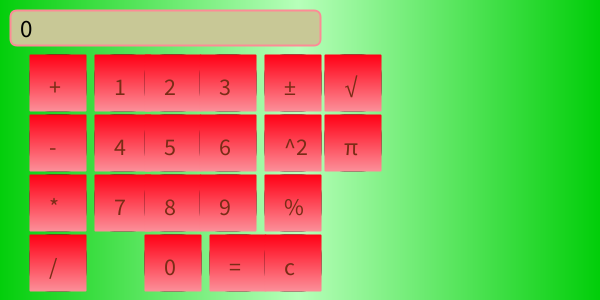
Frame 1 (no input)
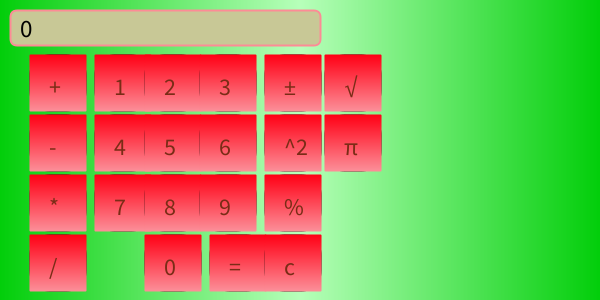
Frame 60 (the mouse pressed at the canvas centre just before this capture)
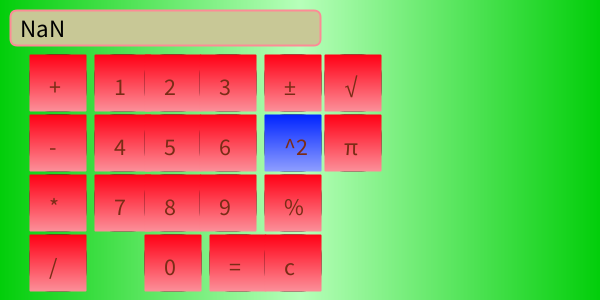
Frame 120 (the mouse held since frame 60 and released just before this capture)

The Processing sketch that drew these frames (run headless with seeded random() and noise(); from frame 60 on, the mouse is pressed at the canvas centre):

// Processing sketch: calculator
// ── calculator.pde
CalcButton[] numButtons= new CalcButton[10]; //<>//
CalcButton[] opButtons=new CalcButton[11];
CalcButton[] spButtons=new CalcButton[0];
String displayVal="0";
String valToCompute="";
String valToCompute2="";
float valToComputeI=0;
float valToComputeII=0;
float result=0;
char opVal;
boolean firstNum;
color b1, b2;
int Yaxis=1;
int Xaxis=2;





void setup() {
  size(600, 300);
  //background(255);




  frameRate(60);
  //noFill();
  //strokeWeight(3);
  //stroke(200);
  //rect(1, 1, 597, 597);
  strokeWeight(5);
  numButtons[0]=new CalcButton(145, 235).asNumber(0, 55, 55);
  numButtons[1]=new CalcButton(95, 55).asNumber(1, 55, 55);
  numButtons[2]=new CalcButton(145, 55).asNumber(2, 55, 55);
  numButtons[3]=new CalcButton(200, 55).asNumber(3, 55, 55);
  numButtons[4]=new CalcButton(95, 115).asNumber(4, 55, 55);
  numButtons[5]=new CalcButton(145, 115).asNumber(5, 55, 55);
  numButtons[6]=new CalcButton(200, 115).asNumber(6, 55, 55);
  numButtons[7]=new CalcButton(95, 175).asNumber(7, 55, 55);
  numButtons[8]=new CalcButton(145, 175).asNumber(8, 55, 55);
  numButtons[9]=new CalcButton(200, 175).asNumber(9, 55, 55);
  opButtons[0]=new CalcButton(30, 55).asOperator("+");
  opButtons[1]=new CalcButton(30, 115).asOperator("-");
  opButtons[2]=new CalcButton(30, 175).asOperator("*");
  opButtons[3]=new CalcButton(30, 235).asOperator("/");
  opButtons[4]=new CalcButton(210, 235).asOperator("=");
  opButtons[5]=new CalcButton(265, 235).asOperator("c");
  opButtons[6]=new CalcButton(265, 55).asOperator("±");
  opButtons[7]=new CalcButton(265, 175).asOperator("%");
  opButtons[8]=new CalcButton(265, 115).asOperator("^2");
  opButtons[9]=new CalcButton(325,55).asOperator("√");
  opButtons[10]=new CalcButton(325,115).asOperator("π");
  //opButtons[8]=new CalcButton(315,235).asOperator(".");
  //spButtons[0]=new CalcButton(315,235).asSpecial(".");
  firstNum=true;



  b1=color(#02CE0A);
  b2=color(#B7FFBA);
}

void draw() {
  setGradient(0, 0, width/2, height, b1, b2, Xaxis);
  setGradient(width/2, 0, width/2, height, b2, b1, Xaxis);


  for (int i=0; i<numButtons.length; i++) {
    numButtons[i].display();
    numButtons[i].clickButton();
  }
  for (int i=0; i<opButtons.length; i++) {
    opButtons[i].display();
    opButtons[i].clickButton();
  }
  for (int i=0; i<spButtons.length; i++) {
    CalcButton ispButton =spButtons[i];
    ispButton.display();
    ispButton.clickButton();
  }
  updateDisplay();
}

void mousePressed() {
  for (int i=0; i<numButtons.length; i++) {
    CalcButton inumButton=numButtons[i];
    inumButton.clickButton();
    if (inumButton.overBox) {
      if (firstNum) {
        println(i+""+inumButton.numButtonVal);
        valToCompute += int(inumButton.numButtonVal);
        displayVal=valToCompute;
      } else {
        valToCompute2 += int(inumButton.numButtonVal);
        displayVal = valToCompute2;
      }
    }
  }
  for (int i=0; i<opButtons.length; i++) {
    CalcButton iOpButton = opButtons[i];
    iOpButton.clickButton();
    if (iOpButton.overBox) {
      if (iOpButton.opButtonVal == "+") {
        if (result !=0) {
          opVal='+';
          valToCompute2="";
          firstNum=false;
          displayVal="+";
        } else {
          opVal='+';
          firstNum=false;
          displayVal="+";
        }
      }
      if (iOpButton.opButtonVal == "-") {
        if (result !=0) {
          opVal='-';
          valToCompute2="";
          firstNum=false;
          displayVal="-";
        } else {
          opVal='-';
          firstNum=false;
          displayVal="-";
        }
      }
      if (iOpButton.opButtonVal == "*") {
        if (result !=0) {
          opVal='*';
          valToCompute2="";
          firstNum=false;
          displayVal="*";
        } else {
          opVal='*';
          firstNum=false;
          displayVal="*";
        }
      }

      if (iOpButton.opButtonVal == "/") {
        if (result !=0) {
          opVal='/';
          valToCompute2="";
          firstNum=false;
          displayVal="/";
        } else {
          opVal='/';
          firstNum=false;
          displayVal="/";
        }
      }
      if (iOpButton.opButtonVal == "=") {
        firstNum=true;
        preformClac();
      }
      if (iOpButton.opButtonVal =="c") {
        displayVal = "0";
        opVal = 'c';
        valToCompute = "";
        valToCompute2 = "";
        valToComputeII = 0;
        valToComputeI = 0;
        result = 0;
        firstNum = true;
      }
      if (iOpButton.opButtonVal == "±") {
        opVal='n';
        preformClac();
      }
      if (iOpButton.opButtonVal == "%") {
        opVal = '%';
        preformClac();
      }
      if (iOpButton.opButtonVal == ".") {
        opVal='.';
        preformClac();
      }
      if (iOpButton.opButtonVal == "^2") {
        opVal='s';
        preformClac();
      }
      if (iOpButton.opButtonVal == "√"){
        opVal='r';
        preformClac();
       }
      if (iOpButton.opButtonVal == "π"){
        opVal='p';
        preformClac();
      }
    }
  }
  /*for (int i=0; i<spButtons.length; i++){
   CalcButton iSpButton = spButtons[i];
   iSpButton.clickButton();
   if (iSpButton.spButtonVal == "."){
   if (firstNum == true){
   valToCompute += iSpButton.spButtonVal;
   displayVal = valToCompute;
   }
   else if(firstNum == false){
   valToCompute2 += iSpButton.spButtonVal;
   displayVal = valToCompute2;
   }
   }
   }*/
}
void preformClac() {
  valToComputeI= float(valToCompute);
  valToComputeII=float(valToCompute2);
  if (opVal == '+') {
    result = valToComputeI+valToComputeII;
    displayVal = str(result);
  } else if (opVal == '-') {
    result = valToComputeI-valToComputeII;
    displayVal=str(result);
  } else if (opVal == '*') {
    result = valToComputeI*valToComputeII;
    displayVal=str(result);
  } else if (opVal == '/') {
    result = valToComputeI/valToComputeII;
    displayVal=str(result);
  } else if (opVal == 'n') {
    if (firstNum) {
      valToComputeI = valToComputeI*-1;
      displayVal = str(valToComputeI);
    } else {
      valToComputeII = valToComputeII*-1;
      displayVal = str(valToComputeI);
    }
  } else if (opVal == '%') {
    if (firstNum) {
      valToComputeI = valToComputeI/100;
      displayVal =str(valToComputeI);
    } else {
      valToComputeII = valToComputeII/100;
      displayVal = str(valToComputeII);
    }
  } else if (opVal == '.') {
    if (firstNum) {
      displayVal = str('.'+valToComputeI);
    }
  } else if (opVal == 's') {
    if (firstNum) {
      valToComputeI = valToComputeI * valToComputeI;
      displayVal= str(valToComputeI);
    } else {
      valToComputeII = valToComputeII*valToComputeII;
      displayVal= str(valToComputeII);
    }
  }
  else if (opVal == 'r'){
    if (firstNum){
      valToComputeI= sqrt(valToComputeI);
      displayVal=str(valToComputeI);
    }
    else{
      valToComputeII = sqrt(valToComputeII);
      displayVal = str(valToComputeII);
    }
  }
  else if (opVal == 'p'){
    if (firstNum){
      valToComputeI = PI;
      displayVal = str(valToComputeI);
    }
    else{
      valToComputeII = PI;
      displayVal = str(valToComputeII);
    }
  }
  if (firstNum) {
    valToCompute=displayVal;
  } else {
    valToCompute=displayVal;
    valToCompute2="";
  }
}

void updateDisplay() {
  fill(200, 200, 150);
  rect(10, 10, 310, 35, 7);
  fill(0);
  textSize(25);
  text(displayVal, 20, 37);
} 


void setGradient(int x, int y, float w, float h, color b1, color b2, int axis) {
  noFill();
  if (axis == Yaxis) {
    for (int i = y; i <= y+h; i++) {
      float inter = map(i, y, y+h, 0, 1);
      color b=lerpColor(b1, b2, inter);
      stroke(b);
      line(x, i, x+w, i);
    }
  } else if (axis == Xaxis) {
    for (int i=x; i <= x+w; i++) {
      float inter=map(i, x, x+w, 0, 1);
      color b = lerpColor(b1, b2, inter);
      stroke(b);
      line(i, y, i, y+h);
    }
  }
}
// ── CalcButton.pde
class CalcButton {
  boolean isNumber;
  boolean isSpecial;
  boolean isOperator;
  float numButtonVal;
  String opButtonVal;
  String spButtonVal;
  float xpos;
  float ypos;
  int boxSize=55;
  int buttonW=55;
  int buttonH=55;
  boolean overBox=false;
  color c1=color(#FF0015), c2=color(#FC8C96);
  CalcButton(float tempXpos, float tempYpos) {
    xpos=tempXpos;
    ypos=tempYpos;
    //println(numButtonVal);
  }

  CalcButton asNumber(float tempNumButtonVal, int tempW, int tempH) {
    isNumber=true;
    numButtonVal=tempNumButtonVal;
    buttonW=tempW;
    buttonH=tempH;
    return this;
  }

  CalcButton asOperator(String tempOpButtonVal) {
    isOperator=true;
    opButtonVal=tempOpButtonVal;
    return this;
  }

  CalcButton asSpecial(String buttonVal) {
    isSpecial=true;
    spButtonVal=buttonVal;
    return this;
  }


  void display() {
    if (isNumber) {
      fill(177);
      stroke(0);
      strokeWeight(2);
      rect(xpos, ypos, buttonW, buttonH, 20);
      fill(122, 44, 22);
      setGradientButton(xpos, ypos, buttonW, buttonH, c1, c2, Yaxis);
      if (overBox) {
        c1=#FF03FB;
        c2=#FFCBFD;
      } else {
        c1=#FF0015;
        c2=#FC8C96;
      }
      textSize(24);
      text(int(numButtonVal), xpos+19, ypos+40);
    } else if (isOperator) {
      fill(177);
      stroke(0);
      strokeWeight(2);
      rect(xpos, ypos, buttonW, buttonH, 20);
      fill(122, 44, 22);
      setGradientButton(xpos, ypos, buttonW, buttonH, c1, c2, Yaxis);
      if (overBox) {
        c1=#0024FF;
        c2=#8B9BFF;
      } else {
        c1=#FF0015;
        c2=#FC8C96;
      }
      textSize(24);
      text(opButtonVal, xpos+19, ypos+40);
    } else if (isSpecial) {
      fill(177);
      stroke(0);
      strokeWeight(2);
      rect(xpos, ypos, buttonW, buttonH, 20);
      fill(122, 44, 22);
      setGradientButton(xpos, ypos, buttonW, buttonH, c1, c2, Yaxis);
      textSize(24);
      text(spButtonVal, xpos+27, ypos+27);
      if (overBox) {
        c1=#FFE600;
        c2=#FFF493;
      } else {
        c1=#FF0015;
        c2=#FC8C96;
      }
    }
  }

  void clickButton() {
    overBox = mouseX>xpos && mouseX<xpos+boxSize && mouseY>ypos && mouseY<ypos+boxSize;
  }
}
void setGradientButton(float x, float y, float w, float h, color c1, color c2, int axis) {

  noFill();
  if (axis == Yaxis) {
    for (float i = y; i <= y+h; i++) {
      float inter = map(i, y, y+h, 0, 1);
      color c=lerpColor(c1, c2, inter);
      stroke(c);
      line(x, i, x+w, i);
    }
  } else if (axis == Xaxis) {
    for (float i=x; i <= x+w; i++) {
      float inter=map(i, x, x+w, 0, 1);
      color c = lerpColor(c1, c2, inter);
      stroke(c);
      line(i, y, i, y+h);
    }
  }
}
